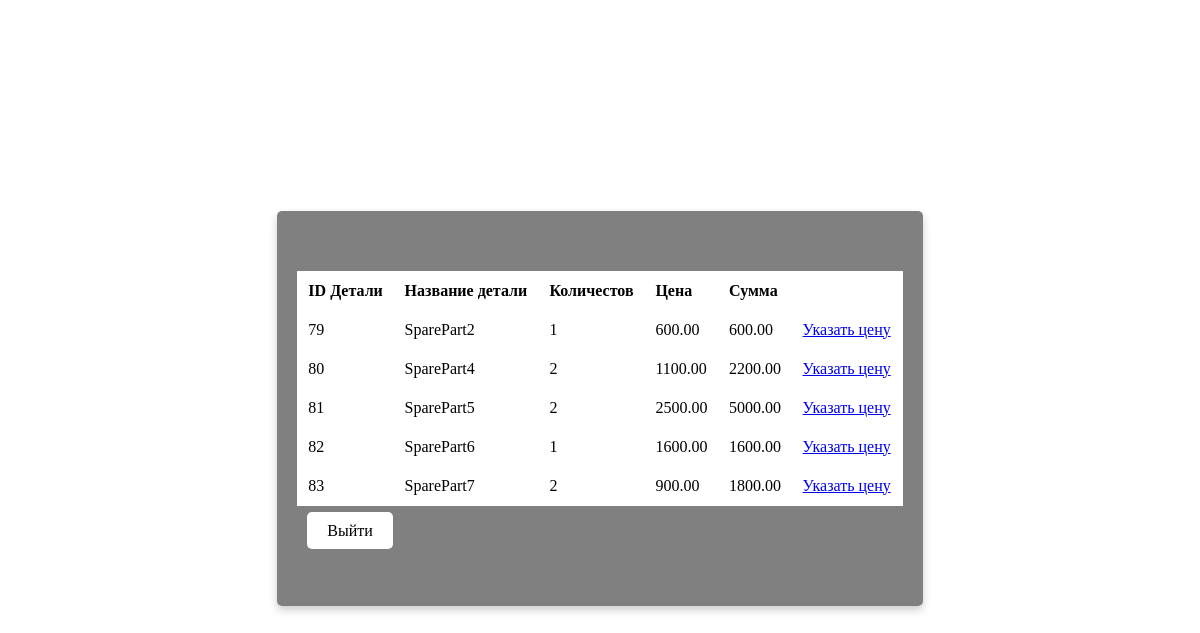
Page /invoice_detail/33 on the committed database.
### main/models.py (models this page shows, shortened)
class InvoiceItem(models.Model):
    invoice = models.ForeignKey(Invoice, on_delete=models.CASCADE, related_name='items')
    spare_part = models.ForeignKey(SparePart, on_delete=models.CASCADE)
    quantity = models.PositiveIntegerField()
    price = models.DecimalField(max_digits=10, decimal_places=2)
    sum_of = models.DecimalField(max_digits=10, decimal_places=2)

class SparePart(models.Model):
    name = models.CharField(max_length=100)
    description = models.TextField()
    def __str__(self):
        return self.name

### main/views.py (the view)
# urls.py: path('invoice_detail/<int:order_id>', views.invoice_detail, name='invoice_detail'),
def invoice_detail(request, order_id):
    order = get_object_or_404(Invoice, pk=order_id)
    context = {'title': 'Детали накладной',
               'items': InvoiceItem.objects.filter(invoice=order),
               'order': order}
    return render(request, 'main/invoice_detail.html', context)

### main/templates/main/invoice_detail.html (shortened to what this page needs)
{% extends 'main/base.html'%}
{% block content %}
<table id="order_table">
    <thead>
    <tr>
        <th>ID Детали</th>
        <th>Название детали</th>
        <th>Количестов</th>
        <th>Цена</th>
        <th>Сумма</th>
        <th></th>
    </tr>
    </thead>
    <tbody>
    {% for item in items %}
    <tr>
        <td>{{ item.id }}</td>
        <td>{{ item.spare_part }}</td>
        <td>{{ item.quantity }}</td>
        <td>{{ item.price }}</td>
        <td>{{ item.sum_of }}</td>
        <td>
            <a href="{% url 'main:add_invoice_detail' order.id item.id %}">Указать цену</a>
        </td>
    </tr>
    {% endfor %}
    </tbody>
</table>
<p>
    <a href="{% url 'main:invoices' %}" class="btn">Выйти</a>
</p>
{% endblock %}

### rows in the picture
InvoiceItem: id "79", spare_part "SparePart2", quantity "1", price "600.00", sum_of "600.00"
InvoiceItem: id "80", spare_part "SparePart4", quantity "2", price "1100.00", sum_of "2200.00"
InvoiceItem: id "81", spare_part "SparePart5", quantity "2", price "2500.00", sum_of "5000.00"
InvoiceItem: id "82", spare_part "SparePart6", quantity "1", price "1600.00", sum_of "1600.00"
InvoiceItem: id "83", spare_part "SparePart7", quantity "2", price "900.00", sum_of "1800.00"
